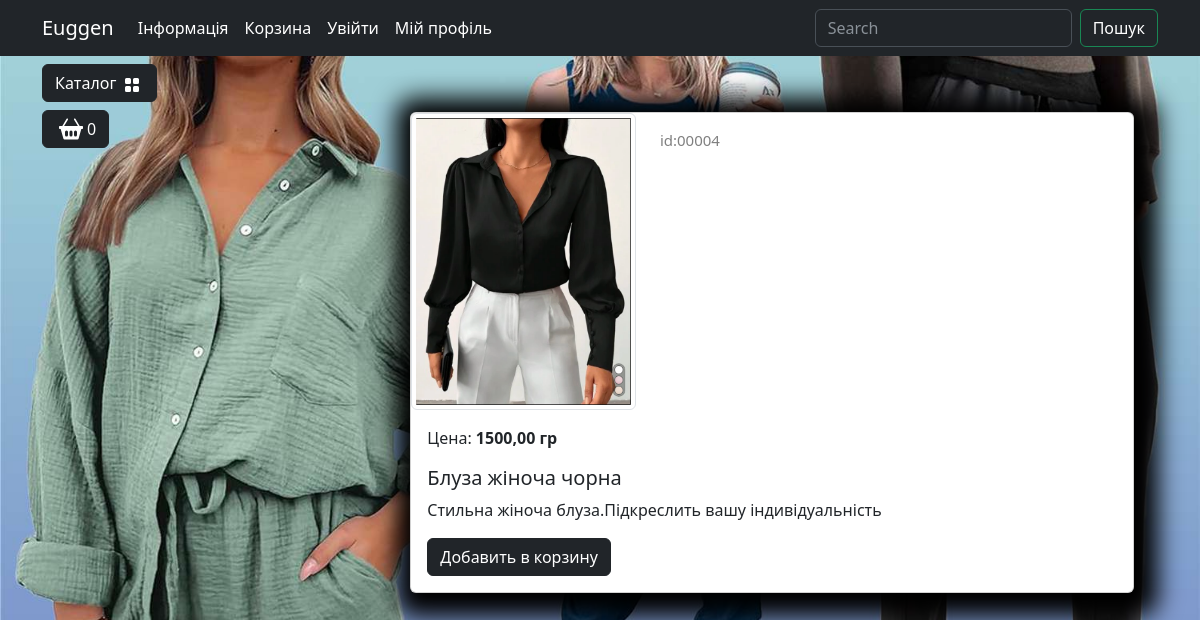
/catalog/product/bluza-zhinocha-chorna/, run on the app's committed database.
### goods/models.py (models this page shows, shortened)
class Products(models.Model):
    name = models.CharField(
        max_length=150, unique=True, verbose_name="Назва товару"
    )
    slug = models.SlugField(
        max_length=250, unique=True, blank=True, null=True, verbose_name="URL товару"
    )
    description = models.TextField(blank=True, null=True, verbose_name="Опис")
    img = models.ImageField(
        upload_to="goods_images", blank=True, null=True, verbose_name="Зображення"
    )
    price = models.DecimalField(
        default=0.00, max_digits=6, decimal_places=2, verbose_name="Ціна"
    )
    discount = models.DecimalField(
        default=0, max_digits=4, decimal_places=2, verbose_name="Скидка"
    )
    quantity = models.PositiveIntegerField(default=0, verbose_name="Кількість")
    category = models.ForeignKey(
        to=Categories, on_delete=models.CASCADE, verbose_name="Категорія"
    )
    class Meta:
        db_table = "products"
        verbose_name = "Товар"
        verbose_name_plural = "Товари"
    def show_id(self):
        return f"{self.id:05}"
    def end_price(self):
        if self.discount:
            return round(self.price * (1-self.discount/100),2)
        return self.price

### goods/views.py (the view)
# urls.py: path('product/<slug:product_slug>/',views.product,name='product')
def product(request,product_slug):
    product=Products.objects.get(slug=product_slug)
    context = {
        "product": product,
    }
    return render(request, "goods/product.html", context)

### goods/templatetags/goods_tags.py (called while the page is built)
@register.simple_tag()
def tag_categories():
    return Categories.objects.all()

### goods/templates/goods/product.html (shortened to what this page needs)
{% extends "main/base.html" %}
{% load static %}
{% block content %}
        <div class="container">
            <div class="row mt-1">
                <div class="col-lg-2">
                </div>
                <div class="col-lg-10">
                    <div class="container mt-5">
                        <div class="card mb-4 custom-shadow">
                            <div class="row">
                                <div class="col-md-4">
                                    <img src="{{ product.img.url }}"
                                        class="img-thumbnail" data-bs-toggle="modal" data-bs-target="#imageModal1">
                                </div>
                                <div class="col-md-4 ">
                                    <p class="product_id mt-3">id:{{product.show_id}}</p>
                                </div>
                            </div>
                            <div class="card-body">
                                <p class="card-text">Цена: <strong>{{product.end_price}} гр</strong></p>
                                <h5 class="card-title">{{ product.name }}</h5>
                                <p class="card-text">{{ product.description }}</p>
                                <a href="#" class="btn btn-dark add-to-cart">Добавить в корзину</a>
                            </div>
                        </div>
                    </div>
                </div>
            </div>
        </div>
{% endblock %}

### static/deps/css/my_css.css (style rules this page uses)
body { background-image: url("../images/bg-image.jpg"); background-repeat: no-repeat; background-attachment: fixed; background-position: center center; background-size: cover; height: 100%; }
.custom-shadow { box-shadow: 5px 5px 25px 19px #000000; }
.product_id { color: gray; font-size: 15px; }

### data on the page
Products: img (picture), show_id "00004", end_price "1500,00", name "Блуза жіноча чорна", description "Стильна жіноча блуза.Підкреслить вашу індивідуальність"
